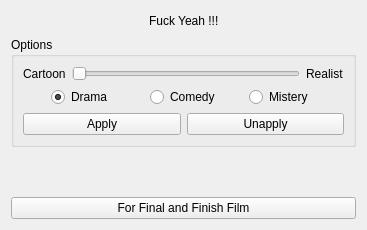
<?xml version="1.0" encoding="UTF-8"?>
<ui version="4.0">
 <class>Form</class>
 <widget class="QWidget" name="Form">
  <property name="geometry">
   <rect>
    <x>0</x>
    <y>0</y>
    <width>367</width>
    <height>230</height>
   </rect>
  </property>
  <property name="windowTitle">
   <string>Form</string>
  </property>
  <layout class="QGridLayout" name="gridLayout_2">
   <item row="2" column="0">
    <spacer name="verticalSpacer">
     <property name="orientation">
      <enum>Qt::Vertical</enum>
     </property>
     <property name="sizeHint" stdset="0">
      <size>
       <width>20</width>
       <height>33</height>
      </size>
     </property>
    </spacer>
   </item>
   <item row="3" column="0">
    <widget class="QPushButton" name="pb_para_final">
     <property name="text">
      <string>For Final and Finish Film</string>
     </property>
    </widget>
   </item>
   <item row="1" column="0">
    <widget class="QGroupBox" name="groupBox">
     <property name="title">
      <string>Options</string>
     </property>
     <layout class="QGridLayout" name="gridLayout">
      <item row="2" column="0">
       <layout class="QHBoxLayout" name="horizontalLayout_2">
        <item>
         <widget class="QPushButton" name="pb_apply">
          <property name="text">
           <string>Apply</string>
          </property>
         </widget>
        </item>
        <item>
         <widget class="QPushButton" name="pb_unapply">
          <property name="text">
           <string>Unapply</string>
          </property>
         </widget>
        </item>
       </layout>
      </item>
      <item row="1" column="0">
       <layout class="QHBoxLayout" name="horizontalLayout">
        <item>
         <widget class="QRadioButton" name="rb_drama">
          <property name="maximumSize">
           <size>
            <width>65</width>
            <height>16777215</height>
           </size>
          </property>
          <property name="text">
           <string>Drama</string>
          </property>
          <property name="checked">
           <bool>true</bool>
          </property>
         </widget>
        </item>
        <item>
         <widget class="QRadioButton" name="rb_comedy">
          <property name="maximumSize">
           <size>
            <width>65</width>
            <height>16777215</height>
           </size>
          </property>
          <property name="text">
           <string>Comedy</string>
          </property>
         </widget>
        </item>
        <item>
         <widget class="QRadioButton" name="rb_mistery">
          <property name="maximumSize">
           <size>
            <width>65</width>
            <height>16777215</height>
           </size>
          </property>
          <property name="text">
           <string>Mistery</string>
          </property>
         </widget>
        </item>
       </layout>
      </item>
      <item row="0" column="0">
       <layout class="QHBoxLayout" name="horizontalLayout_6">
        <item>
         <widget class="QLabel" name="label_6">
          <property name="text">
           <string>Cartoon</string>
          </property>
         </widget>
        </item>
        <item>
         <widget class="QSlider" name="sld_cartoon_level">
          <property name="orientation">
           <enum>Qt::Horizontal</enum>
          </property>
         </widget>
        </item>
        <item>
         <widget class="QLabel" name="label_7">
          <property name="text">
           <string>Realist</string>
          </property>
         </widget>
        </item>
       </layout>
      </item>
     </layout>
    </widget>
   </item>
   <item row="0" column="0">
    <layout class="QHBoxLayout" name="horizontalLayout_3">
     <item>
      <spacer name="horizontalSpacer">
       <property name="orientation">
        <enum>Qt::Horizontal</enum>
       </property>
       <property name="sizeHint" stdset="0">
        <size>
         <width>40</width>
         <height>20</height>
        </size>
       </property>
      </spacer>
     </item>
     <item>
      <widget class="QLabel" name="label">
       <property name="text">
        <string>Fuck Yeah !!!</string>
       </property>
      </widget>
     </item>
     <item>
      <spacer name="horizontalSpacer_2">
       <property name="orientation">
        <enum>Qt::Horizontal</enum>
       </property>
       <property name="sizeHint" stdset="0">
        <size>
         <width>40</width>
         <height>20</height>
        </size>
       </property>
      </spacer>
     </item>
    </layout>
   </item>
  </layout>
 </widget>
 <resources/>
 <connections/>
</ui>
